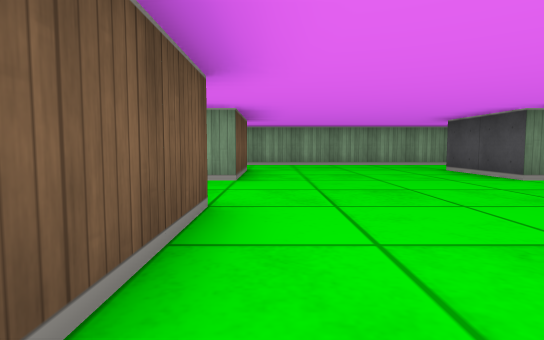
View 1 (above)

24 first-person views from a walk through a cub3D level. The camera is about half as high as the walls, tilts 4° down and sees 80° across. The floor is counted in squares. Each view is taken from the middle of a square. On the plan, view 1 faces up. The plan holds only what a view shows up to about 9 squares ahead; the rest is blank.

View 2
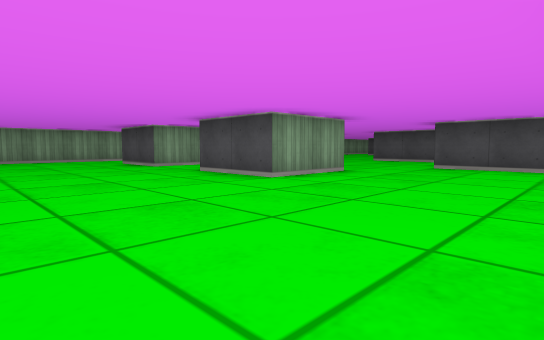

View 3
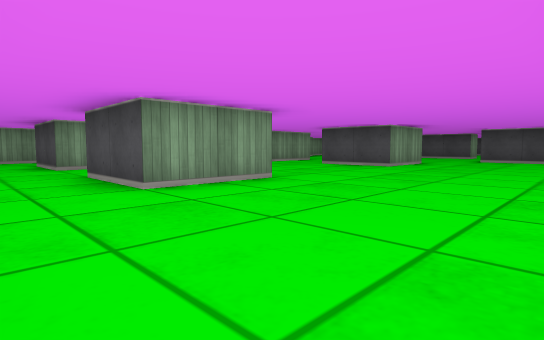

View 4
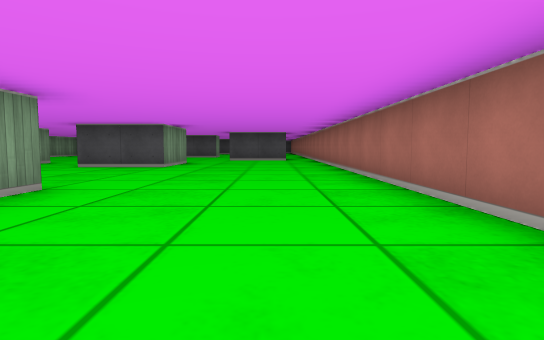

View 5
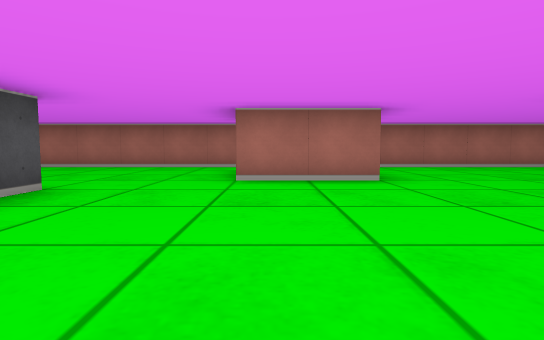

View 6
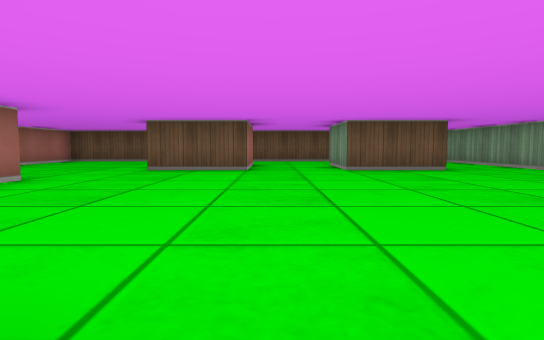

View 7
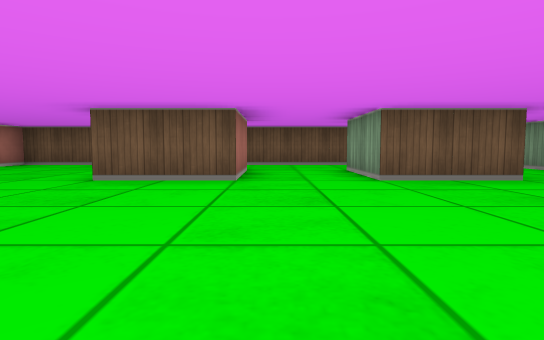

View 8
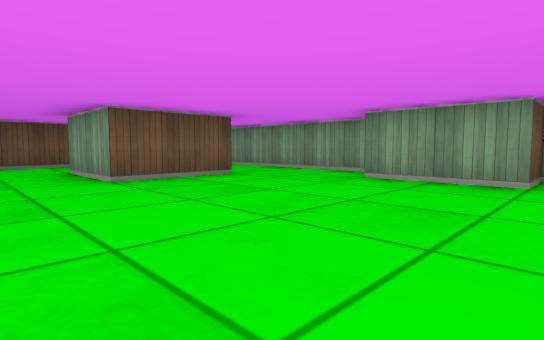

View 9
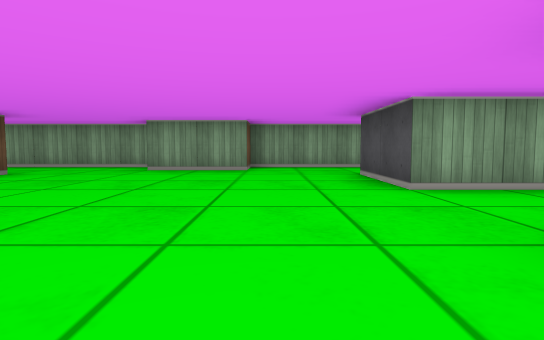

View 10
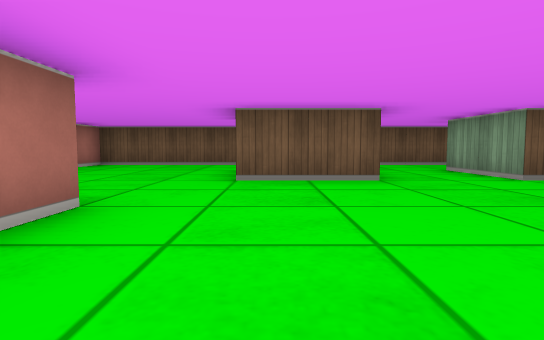

View 11
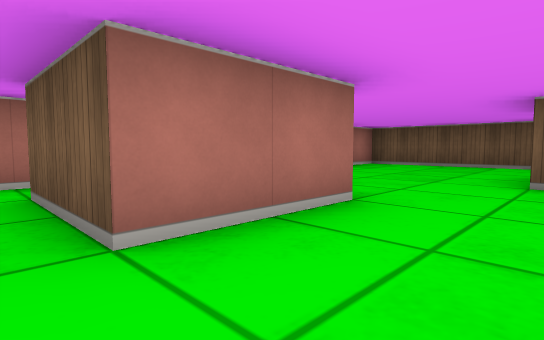

View 12
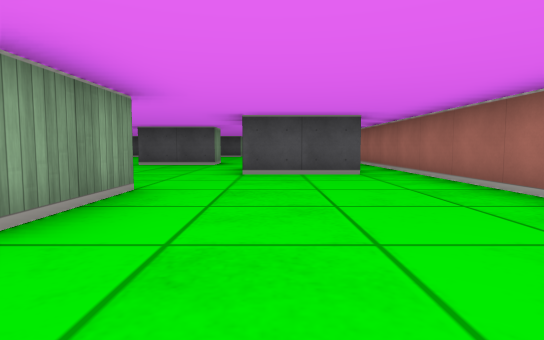

View 13
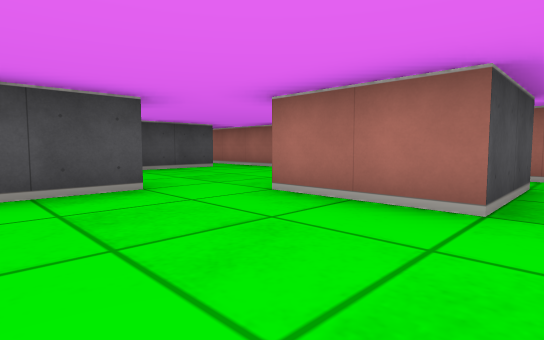

View 14
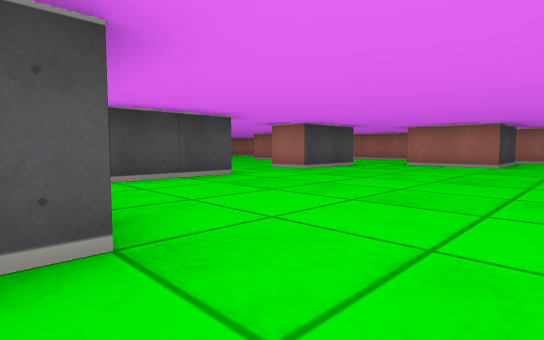

View 15
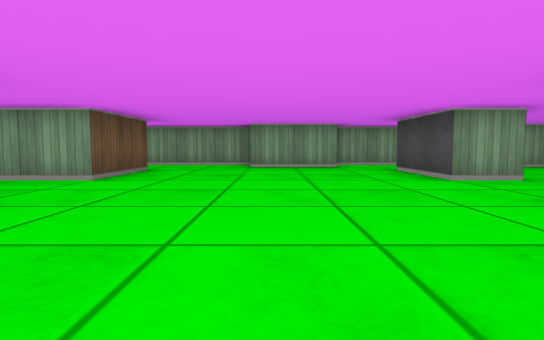

View 16
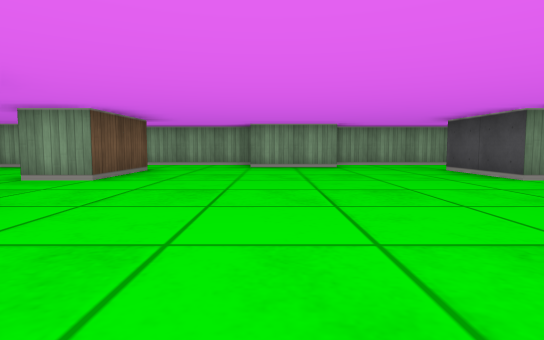

View 17
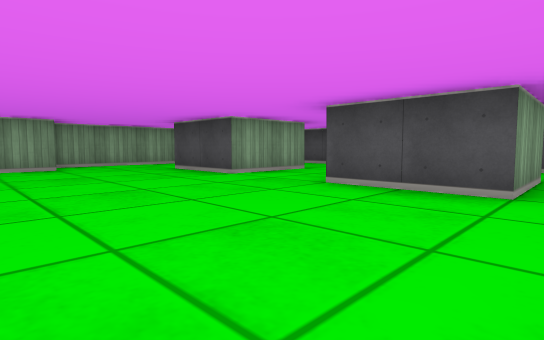

View 18
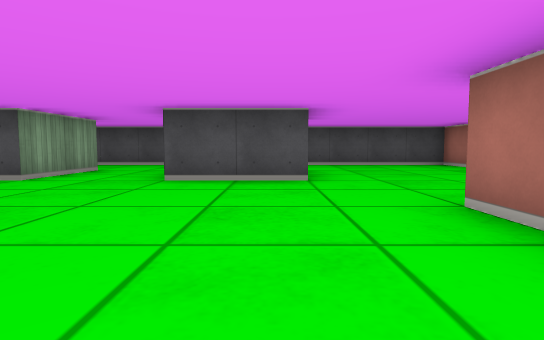

View 19
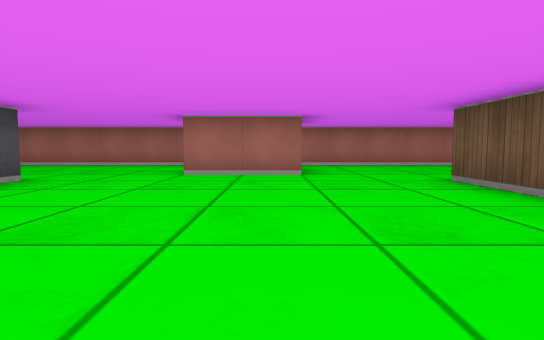

View 20
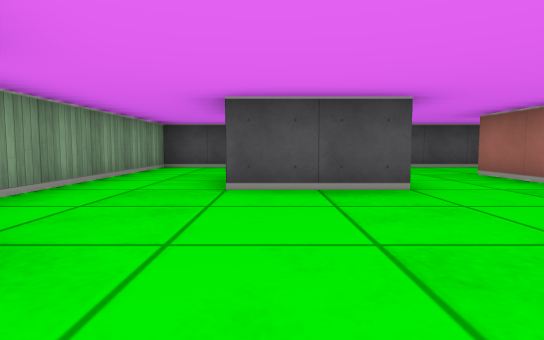

View 21
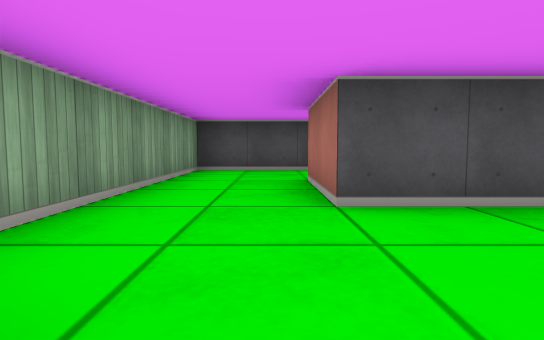

View 22
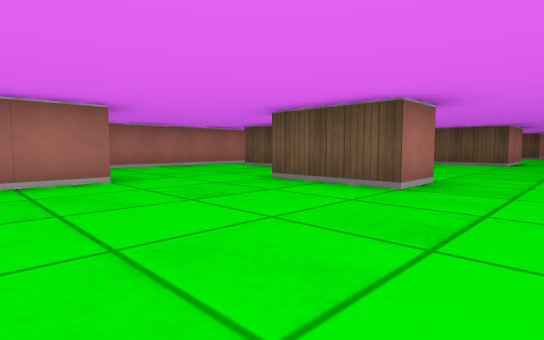

View 23
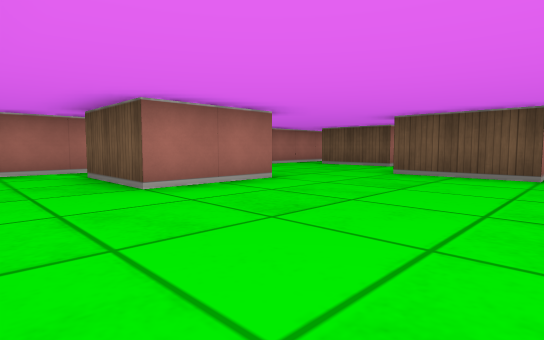

View 24
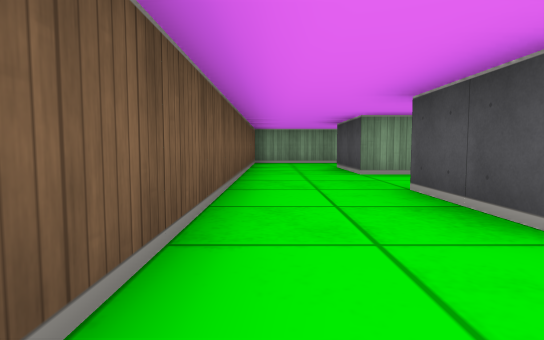

### Floor plan
Points are (right, up) in squares from view 1. A wall is a line through its corners. A room is listed if a view was taken in it or the views show most of it. See-through windows are left out.
Room 1 (views 1, 2, 3, 4, 6, 12)
walls: (-0.5, 2.5) (-0.5, 0.5) (-2.5, 0.5) (-2.5, 1.5); (5.6, 0.5) (3.5, 0.5) (3.5, 2.5) (5.5, 2.5); (5.5, 4.5) (3.5, 4.5) (3.5, 6.5); (-0.5, 6.4) (-0.5, 4.5) (-2.5, 4.5); (-4.5, -0.5) (-4.5, -2.5); (7.5, -2.6) (7.5, -0.5); (5.5, 8.5) (-2.5, 8.5); (-4.8, -3.5) (7.6, -3.5)
ways out: opening at (-3.3, 0) to room 2; opening at (-1.5, 3.5) to room 2; opening at (-1.5, 7.5) to room 2; opening at (4.5, 3.5) to room 3; opening at (4.5, 7.5) to room 3; opening at (6.5, 0) to room 3; opening at (-5.5, -3) to room 5; opening at (8.5, -3) to room 7
Room 2 (views 5, 7, 8, 9, 10, 11)
walls: (-2.5, 4.5) (-2.5, 6.5); (-8.5, 6.6) (-8.5, 4.5) (-10.5, 4.5); (-2.5, 1.5) (-2.5, 2.5); (-6.6, -0.5) (-4.5, -0.5); (-6.9, 8.5) (-11.1, 8.5); (-10.5, 2.5) (-8.5, 2.5) (-8.5, 0.5); (-2.5, 8.5) (-4.5, 8.5) (-4.5, 7.5) (-6.5, 7.5)
ways out: opening at (-3.3, 0) to room 1; opening at (-1.5, 3.5) to room 1; opening at (-1.5, 7.5) to room 1; opening at (-7.5, -0.5) to room 5; opening at (-9.5, 3.5) to room 9; opening at (-9.5, 7.5)
Room 3 (views 13, 14, 15)
walls: (5.5, 2.5) (5.5, 0.8); (5.5, 6.5) (5.5, 4.5); (10.5, 1.5) (10.5, 2.5) (11.5, 2.5); (11.5, 4.5) (10.5, 4.5) (10.5, 6.5); (9.5, 7.5) (7.5, 7.5) (7.5, 8); (7.5, -0.5) (9.5, -0.5); (7.5, 8.5) (5.5, 8.5); (11.6, 8.5) (9.6, 8.5)
ways out: opening at (4.5, 3.5) to room 1; opening at (4.5, 7.5) to room 1; opening at (6.5, 0) to room 1; opening at (11, 3.5) to room 4; opening at (11, 7.5) to room 4; opening at (10, 0.5) to room 7
Room 4 (views 16, 17, 18, 19, 20, 21, 22, 23)
walls: (18.1, 2.5) (19.5, 2.5); (17.5, 1.5) (17.5, 2.5); (15.6, 7.5) (13.5, 7.5); (11.5, 2.5) (11.5, 0.5); (11.5, 6.5) (11.5, 4.5); (19.5, 4.5) (17.5, 4.5) (17.5, 6.5) (19.5, 6.5); (13.5, 8.5) (11.6, 8.5); (13.4, -0.5) (15.5, -0.5); (19.5, 8.5) (15.6, 8.5)
ways out: opening at (11, 3.5) to room 3; opening at (11, 7.5) to room 3; opening at (16.7, 0) to room 6; opening at (12.5, -0.5) to room 7; opening at (18.5, 3.5) to room 8; opening at (18.5, 7.5) to room 10
Room 5 (view 24)
walls: (-10.5, 0.8) (-10.5, 2.5); (-12.5, 2.4) (-12.5, -3.5) (-7.5, -3.5)
ways out: opening at (-5.5, -3) to room 1; opening at (-7.5, -0.5) to room 2; opening at (-11.5, 1.5) to room 9
Room 6 (no view inside)
walls: (19.5, 0.5) (17.5, 0.5) (17.5, 1.5); (15.5, -0.5) (15.5, -2.5); (13.6, -3.5) (21.5, -3.5) (21.5, 2.5)
ways out: opening at (16.7, 0) to room 4; opening at (14.5, -3) to room 7; opening at (20.5, 1.5) to room 8
Room 7 (no view inside)
walls: (9.5, -0.5) (9.5, -2.5); (11, 0.5) (10.5, 0.5) (10.5, 1.5); (13.5, -2.5) (13.5, -0.8); (7.6, -3.5) (13.6, -3.5)
ways out: opening at (8.5, -3) to room 1; opening at (10, 0.5) to room 3; opening at (12.5, -0.5) to room 4; opening at (14.5, -3) to room 6
Room 8 (no view inside)
walls: (21.5, 2.5) (21.5, 6.5)
ways out: opening at (18.5, 3.5) to room 4; opening at (20.5, 1.5) to room 6; opening at (20.5, 5.5) to room 10
Room 9 (no view inside)
walls: (-10.5, 4.5) (-10.5, 6.5); (-12.5, 6.6) (-12.5, 2.4)
ways out: opening at (-9.5, 3.5) to room 2; opening at (-11.5, 1.5) to room 5; opening at (-11.5, 5.5)
Room 10 (no view inside)
walls: (21.5, 6.5) (21.5, 8.5) (19.5, 8.5)
ways out: opening at (18.5, 7.5) to room 4; opening at (20.5, 5.5) to room 8

Positions as (right, up) in squares from view 1, and headings:
1: (0, 0), facing up
2: (0, -3), facing up-right
3: (-4, -3), facing up-right
4: (-4, -2), facing right
5: (-5, 4), facing down
6: (-2, 3), facing left
7: (-4, 3), facing left
8: (-4, 3), facing up-left
9: (-4, 1), facing up
10: (-4, 1), facing left
11: (-4, 1), facing down-left
12: (2, -1), facing right
13: (7, 2), facing down-right
14: (6, 8), facing down-right
15: (8, 0), facing up
16: (14, 0), facing up
17: (14, 0), facing up-right
18: (13, 1), facing right
19: (14, 5), facing down
20: (14, 6), facing right
21: (15, 7), facing right
22: (15, 4), facing down-left
23: (17, 3), facing down-left
24: (-12, -1), facing up
